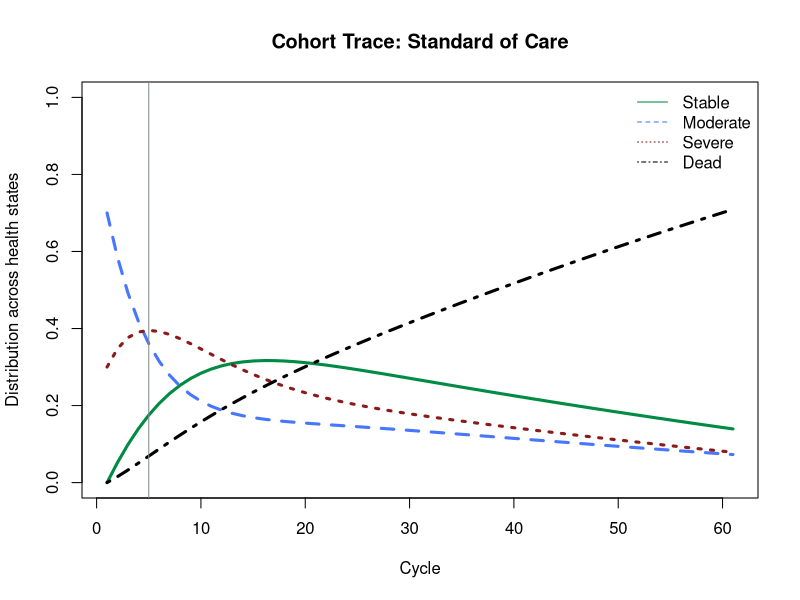
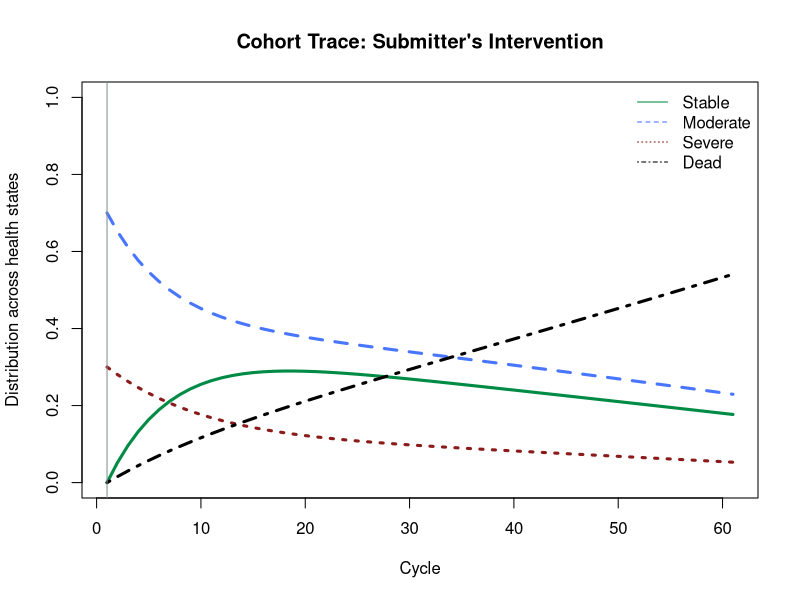

Write the R code that produced these figures, in order.
## HTAi 2022 Toy # Markov Model ###
## Institute of Health Economics ##

#install.packages("dplyr")
library(dplyr)
2
#install.packages("devtools")
#library(devtools)
#install.packages("ggplot2")
library(ggplot2)

####STRUCTURAL PARAMETERS####
options(scipen = 999)
n.t    <- 60        #Cycles - Time = Months
c.t    <- 12        #Number of Cycles in a Year
disc   <- 0.015/c.t  #Discount Rate
disc.c <- 1/(1 + disc)^(1:(n.t+1)) 
disc.u <- 1/(1 + disc)^(1:(n.t+1))
wtp.def<- 100000
wtp    <- seq(0,150000,by=1000)
wtp.str<- sprintf("%s",seq(0,150000,by=1000))
n.wtp  <- length(wtp)

####INPUT PARAMETERS####
strategy <- c("Standard of Care","Submitted Tx")   #Strategy Names
state    <- c("Stable","Moderate","Severe","Dead") #State Names
#Initial State Distribution
t0_dist  <- c("Stable"  = 0,
              "Moderate"= 0.70,
              "Severe"  = 0.30,
              "Dead"    = 0)
n.state  <- length(state)
n.strat  <- length(strategy)

#Transition Probability Input Parameters
##User-defined input parameters on the progression of observed persons, according to transition probability per cycle
##For simplification, all  other parameters are time-independent
p.stable_moderate <- 0.075
p.stable_severe   <- 0.01
p.moderate_stable <- 0.04
p.moderate_severe <- 0.12
p.severe_stable   <- 0.08
p.severe_moderate <- 0.001

##For Toy demonstration, mortality is a time-dependent parameter (probability changes over time). 
p.stable_dead    <- rep(0.004,n.t)
p.moderate_dead  <- rep(0.005,n.t)
p.severe_dead    <- rep(0.04,n.t)
for (t in 2:n.t) {
  p.stable_dead[t]   <- p.stable_dead[t-1]*(1.016^(0.024*t))
  p.moderate_dead[t] <- p.moderate_dead[t-1]*(1.016^(0.024*t))
  p.severe_dead[t]   <- p.severe_dead[t-1]*(1.016^(0.024*t))
}

#Treatment Effect 
#Submitter treatment reports an average 20% reduction in progression from moderate state to severe state
tx.moderate_severe  <- 0.20

#Cost Input Parameters
##Costs per cycle per health state
##Toy simplification; costs by health state are fixed, which is sometimes the case
c.stable   <- 50
c.moderate <- 150
c.severe   <- 200
c.dead     <- 0
c.tx       <- 100  #Submitter cost for all Moderate patients per cycle to avert Severe outcome

#Utility (QALY) Input Parameters
u.stable   <- 0.8
u.moderate <- 0.5
u.severe   <- 0.25
u.dead     <- 0 #QALY value for dead always 0

####MODEL BUILD####
#Create the cohort trace; Array = {Time, Run}
##Create trace for each Strategy
d.M.soc <- d.M.sub <- array(0,
                            dim = c(n.t+1, n.state),
                            dimnames = list(0:n.t, state))
d.M.soc[1,] <- d.M.sub[1,] <- t0_dist    # set initial state distribution

#Transition Matrix 
## Basic matrix is 2D: {State x State}
## To allow time-dependent probabilities add a dimension: {State x State x Time}
m.P.soc <- m.P.sub <- array(0,
                            dim = c(n.state, n.state, n.t),
                            dimnames = list(state,state,1:n.t))

#Build transition matrix for each strategy
##In this Toy, most of the transition matrix is identical but we will lay out all separately for clarity
#For Standard of Care
##from Stable
m.P.soc["Stable","Stable",]     <- 1-(p.stable_moderate+p.stable_severe+p.stable_dead) 
m.P.soc["Stable","Moderate",]   <- p.stable_moderate
m.P.soc["Stable","Severe",]     <- p.stable_severe
m.P.soc["Stable","Dead",]       <- p.stable_dead
##from Moderate
m.P.soc["Moderate","Moderate",] <- 1-(p.moderate_stable+p.moderate_severe+p.moderate_dead) 
m.P.soc["Moderate","Stable",]   <- p.moderate_stable
m.P.soc["Moderate","Severe",]   <- p.moderate_severe
m.P.soc["Moderate","Dead",]     <- p.moderate_dead
##from severe
m.P.soc["Severe","Severe",]     <- 1-(p.severe_moderate+p.severe_stable+p.severe_dead) 
m.P.soc["Severe","Moderate",]   <- p.severe_moderate
m.P.soc["Severe","Stable",]     <- p.severe_stable
m.P.soc["Severe","Dead",]       <- p.severe_dead
##from Dead
m.P.soc["Dead","Dead",]         <- 1

#For Standard of Care
##from Stable
m.P.sub["Stable","Stable",]     <- 1-(p.stable_moderate+p.stable_severe+p.stable_dead) 
m.P.sub["Stable","Moderate",]   <- p.stable_moderate
m.P.sub["Stable","Severe",]     <- p.stable_severe
m.P.sub["Stable","Dead",]       <- p.stable_dead
##from Moderate
m.P.sub["Moderate","Moderate",] <- 1-(p.moderate_stable+(p.moderate_severe*tx.moderate_severe)+p.moderate_dead) 
m.P.sub["Moderate","Stable",]   <- p.moderate_stable
m.P.sub["Moderate","Severe",]   <- p.moderate_severe*tx.moderate_severe
m.P.sub["Moderate","Dead",]     <- p.moderate_dead
##from severe
m.P.sub["Severe","Severe",]     <- 1-(p.severe_moderate+p.severe_stable+p.severe_dead) 
m.P.sub["Severe","Moderate",]   <- p.severe_moderate
m.P.sub["Severe","Stable",]     <- p.severe_stable
m.P.sub["Severe","Dead",]       <- p.severe_dead
##from Dead
m.P.sub["Dead","Dead",]         <- 1

####MODEL RUN####
for (t in 1:n.t)  {                                    # loop through the number of cycles
    d.M.soc[t+1,] <- d.M.soc[t,] %*% m.P.soc[,,t]  # estimate the state vector for the next cycle (t+1)
    d.M.sub[t+1,] <- d.M.sub[t,] %*% m.P.sub[,,t]
}

####PLOT RESULTS####
matplot(d.M.soc[], type = 'l',
        xlab = "Cycle",
        ylab = "Distribution across health states",
        ylim = c(0,1),
        main = "Cohort Trace: Standard of Care",
        col= c("springgreen4","royalblue1","firebrick4","black"),
        lwd = 3)
legend("topright", state, col= c("springgreen4","royalblue1","firebrick4","black"),lty = 1:4, bty = "n")
#Plot vertical line where Severe health state is highest
abline(v = which.max(d.M.soc[,"Severe"]), col = "azure4")

matplot(d.M.sub[], type = 'l',
        xlab = "Cycle",
        ylab = "Distribution across health states",
        ylim = c(0,1),
        main = "Cohort Trace: Submitter's Intervention",
        col= c("springgreen4","royalblue1","firebrick4","black"),
        lwd = 3)
legend("topright", state, col= c("springgreen4","royalblue1","firebrick4","black"),lty = 1:4, bty = "n")
#Plot vertical line where Severe health state is highest
abline(v = which.max(d.M.sub[,"Severe"]), col = "azure4")

#Mean Costs & QALYs
v.tc.soc <- d.M.soc %*% c(c.stable,c.moderate,c.severe,c.dead)
v.tc.sub <- d.M.sub %*% c(c.stable,c.moderate+c.tx,c.severe,c.dead)
v.tu.soc <- d.M.soc %*% c(u.stable,u.moderate,u.severe,u.dead)
v.tu.sub <- d.M.sub %*% c(u.stable,u.moderate,u.severe,u.dead)

#Discounted Mean Costs & QALYs
tc_soc <- v.tc.soc * disc.c
tc_sub <- v.tc.sub * disc.c
tu_soc <- v.tu.soc * disc.u
tu_sub <- v.tu.sub * disc.u

#Store Each Strategy into cost and QALY vectors
v.tc <- c(sum(tc_soc),sum(tc_sub))
v.tu <- c(sum(tu_soc),sum(tu_sub))

df_cu <- data.frame(Strategy = strategy,
                    Cost = v.tc,
                    Utility = v.tu/c.t,
                    Inc_Cost = 0,
                    Inc_Utility = 0,
                    INB = 0)

df_cu$Inc_Cost[df_cu$Strategy=="Submitted Tx"]    <- df_cu$Cost[df_cu$Strategy=="Submitted Tx"] - df_cu$Cost[df_cu$Strategy=="Standard of Care"]
df_cu$Inc_Utility[df_cu$Strategy=="Submitted Tx"] <- df_cu$Utility[df_cu$Strategy=="Submitted Tx"] - df_cu$Utility[df_cu$Strategy=="Standard of Care"]
df_cu$INB[df_cu$Strategy=="Submitted Tx"]         <- df_cu$Inc_Utility[df_cu$Strategy=="Submitted Tx"]*wtp.def - df_cu$Inc_Cost[df_cu$Strategy=="Submitted Tx"]

df_cu



